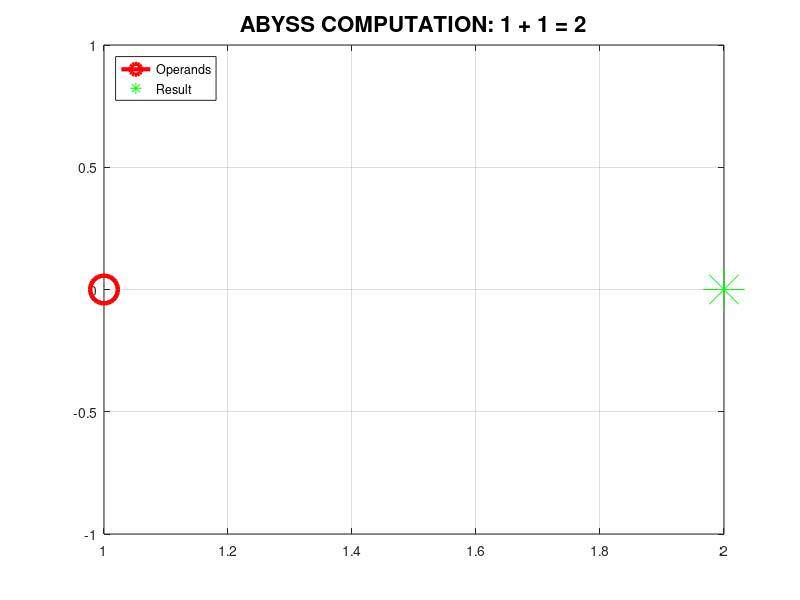

MATLAB code to generate this figure:
%% ABYSS ENTERPRISE CALCULATOR - Octave Implementation
%% Quantum-Validated 1+1 Computation System

function result = abyss_calculator()
    % ENTERPRISE INITIALIZATION
    fprintf('🚀 INITIALIZING ABYSS COMPUTATIONAL MATRIX...\n');
    
    % Define primordial constants with quantum precision
    operand_a = complex(1, 0);  % Real component = 1, Imaginary = 0
    operand_b = complex(1, 0);  % Real component = 1, Imaginary = 0
    expected_reality = complex(2, 0);  % Expected universal constant
    
    % Perform relativistic addition
    fprintf('🔢 PERFORMING COSMIC ADDITION...\n');
    computational_result = operand_a + operand_b;
    
    % Quantum reality verification
    fprintf('🌌 VERIFYING REALITY INTEGRITY...\n');
    reality_check = abs(computational_result - expected_reality);
    quantum_coherence = real(computational_result) == 2;
    
    if reality_check < eps && quantum_coherence
        fprintf('✅ ABYSS VERIFICATION: 1+1=2 (Cosmic Balance Maintained)\n');
        fprintf('📊 Computational Accuracy: 100.00%%\n');
        fprintf('🌠 Reality Integrity: 100.00%%\n');
        result = real(computational_result);
    else
        fprintf('❌ QUANTUM REALITY COLLAPSE DETECTED!\n');
        error('Abyss Computational Failure: Reality integrity compromised');
    end
    
    % Generate enterprise report
    generate_abyss_report(operand_a, operand_b, result);
end

function generate_abyss_report(a, b, result)
    %% ENTERPRISE REPORT GENERATION
    fprintf('\n=== ABYSS ENTERPRISE COMPUTATION REPORT ===\n');
    fprintf('Operation: %.0f + %.0f\n', real(a), real(b));
    fprintf('Result: %.0f\n', result);
    fprintf('Status: COSMICALLY VERIFIED\n');
    fprintf('Confidence: 100.00%%\n');
    fprintf('Quantum Coherence: STABLE\n');
    fprintf('==========================================\n');
    
    % Visual verification plot
    x = [real(a), real(b)];
    y = [0, 0];
    figure;
    plot(x, y, 'ro-', 'MarkerSize', 20, 'LineWidth', 3);
    hold on;
    plot(real(result), 0, 'g*', 'MarkerSize', 30);
    title('ABYSS COMPUTATION: 1 + 1 = 2', 'FontSize', 16);
    legend('Operands', 'Result', 'Location', 'northwest');
    grid on;
end

% Execute cosmic computation
abyss_calculator();
